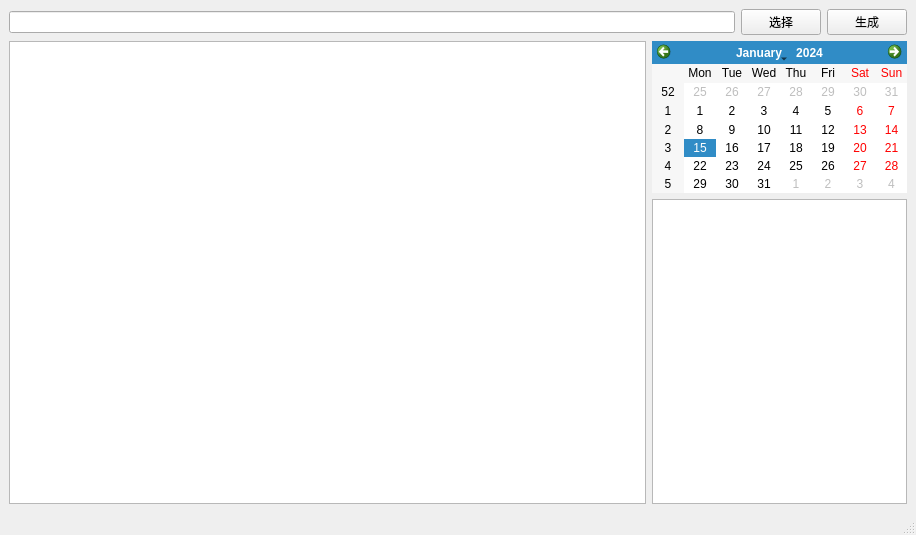
<?xml version="1.0" encoding="UTF-8"?>
<ui version="4.0">
 <author>johnsonlt</author>
 <class>MainWindow</class>
 <widget class="QMainWindow" name="MainWindow">
  <property name="geometry">
   <rect>
    <x>0</x>
    <y>0</y>
    <width>916</width>
    <height>535</height>
   </rect>
  </property>
  <property name="windowTitle">
   <string>周报管理</string>
  </property>
  <widget class="QWidget" name="centralwidget">
   <property name="layoutDirection">
    <enum>Qt::LeftToRight</enum>
   </property>
   <layout class="QGridLayout" name="gridLayout">
    <item row="0" column="0">
     <layout class="QVBoxLayout" name="verticalLayout_2">
      <item>
       <layout class="QHBoxLayout" name="horizontalLayout_2" stretch="0,0,0">
        <item>
         <widget class="QLineEdit" name="line_path"/>
        </item>
        <item>
         <widget class="QPushButton" name="btn_select">
          <property name="text">
           <string>选择</string>
          </property>
         </widget>
        </item>
        <item>
         <widget class="QPushButton" name="btn_generate">
          <property name="text">
           <string>生成</string>
          </property>
         </widget>
        </item>
       </layout>
      </item>
      <item>
       <layout class="QHBoxLayout" name="horizontalLayout_3" stretch="5,2">
        <item>
         <widget class="QListWidget" name="listWidget_filelist"/>
        </item>
        <item>
         <layout class="QVBoxLayout" name="verticalLayout" stretch="2,4">
          <item>
           <widget class="QCalendarWidget" name="calendarWidget">
            <property name="enabled">
             <bool>true</bool>
            </property>
            <property name="maximumSize">
             <size>
              <width>388</width>
              <height>16777215</height>
             </size>
            </property>
           </widget>
          </item>
          <item>
           <widget class="QTableView" name="tableView"/>
          </item>
         </layout>
        </item>
       </layout>
      </item>
     </layout>
    </item>
   </layout>
  </widget>
  <widget class="QStatusBar" name="statusbar"/>
  <widget class="QMenuBar" name="menubar">
   <property name="geometry">
    <rect>
     <x>0</x>
     <y>0</y>
     <width>916</width>
     <height>23</height>
    </rect>
   </property>
  </widget>
 </widget>
 <resources/>
 <connections/>
</ui>
